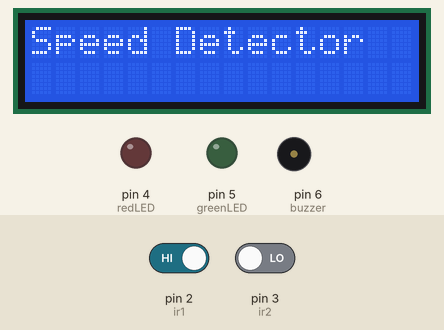
A sketch run on a simulated Arduino Uno, built with avr-gcc and run on an emulated ATmega328P. On the bench: 16×2 character LCD, output pins drawn as LEDs (lit = HIGH), buzzer (waves = sounding, pin HIGH). Inputs (shaded band) come from the test bench; at power-on: pin 2 (ir1) HIGH, pin 3 (ir2) LOW. What the sketch prints to the serial monitor is not drawn.

Above: at 1.2 s.
1.3 s: pin 2 (ir1) driven LOW
At 2.2 s:
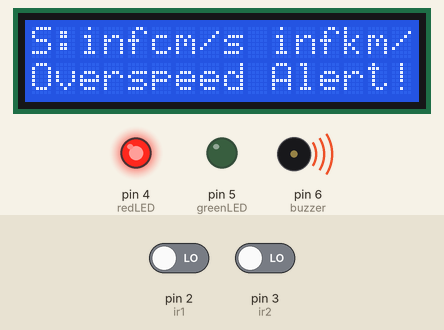
At 3.7 s:
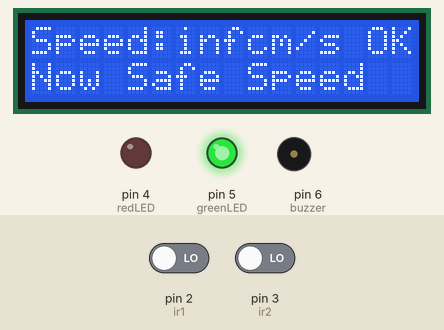
4.3 s: pin 2 (ir1) driven HIGH
At 7.8 s:
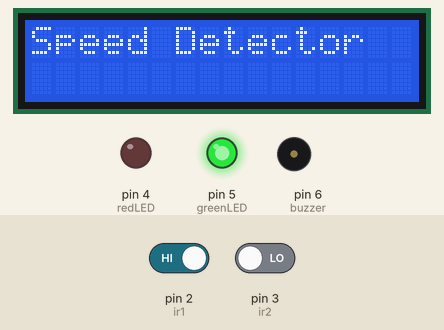
Timing chart, 0 to 9.3 s (numbered marks = the images above; inputs shaded):
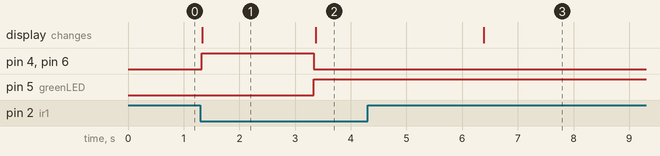

Measured:
- after the input at 1.3 s, pin 4 (redLED), pin 6 (buzzer): LOW → HIGH at once, → LOW 2.0 s later; pin 5 (greenLED): LOW → HIGH after 2.0 s; the display: changes at once (image 1)
- after the input at 4.3 s, pin 4 (redLED), pin 6 (buzzer): stays LOW (without the input it goes to HIGH after 2.1 s); pin 5 (greenLED): stays HIGH (without the input it goes to LOW after 2.1 s)
- what the display in image 1 shows lasts 2.1 s, from 1.3 s to 3.4 s

The sketch:

Speed_Detection_System.ino
```cpp
#include <Wire.h>
#include <LiquidCrystal_I2C.h>

const int ir1 = 2;
const int ir2 = 3;
const int redLED = 4;
const int greenLED = 5;
const int buzzer = 6;

float distance_cm = 10.0;
float speedLimit_cmps = 30.0;

unsigned long startTime, endTime;

LiquidCrystal_I2C lcd(0x27, 16, 2); // Change to 0x3F if needed

void setup() {
  pinMode(ir1, INPUT);
  pinMode(ir2, INPUT);
  pinMode(redLED, OUTPUT);
  pinMode(greenLED, OUTPUT);
  pinMode(buzzer, OUTPUT);
  Serial.begin(9600);

  lcd.init();
  lcd.backlight();
  lcd.setCursor(0, 0);
  lcd.print("Speed Detector");
}

void loop() {
  if (digitalRead(ir1) == LOW) {
    startTime = millis();

    while (digitalRead(ir2) == HIGH); // Wait until object reaches second sensor

    endTime = millis();
    float time_sec = (endTime - startTime) / 1000.0;

    float speed_cmps = distance_cm / time_sec;
    float speed_mps = speed_cmps / 100.0;
    float speed_kmph = speed_mps * 3.6;

    Serial.print("Speed: ");
    Serial.print(speed_cmps, 2);
    Serial.print(" cm/s | ");
    Serial.print(speed_kmph, 2);
    Serial.println(" km/h");

    lcd.clear();
    lcd.setCursor(0, 0);
    lcd.print("S:");
    lcd.print(speed_cmps, 0);
    lcd.print("cm/s ");
    lcd.print(speed_kmph, 1);
    lcd.print("km/h");

    lcd.setCursor(0, 1);

    if (speed_cmps > speedLimit_cmps) {
      digitalWrite(redLED, HIGH);
      digitalWrite(greenLED, LOW);
      digitalWrite(buzzer, HIGH); // Buzzer ON
      lcd.print("Overspeed Alert!");
      delay(2000);

      // Turn off red LED and buzzer, turn on green
      digitalWrite(redLED, LOW);
      digitalWrite(buzzer, LOW);  // Buzzer OFF
      digitalWrite(greenLED, HIGH);

      lcd.clear();
      lcd.setCursor(0, 0);
      lcd.print("Speed:");
      lcd.print(speed_cmps, 0);
      lcd.print("cm/s OK");
      lcd.setCursor(0, 1);
      lcd.print("Now Safe Speed");
    } else {
      digitalWrite(redLED, LOW);
      digitalWrite(buzzer, LOW);
      digitalWrite(greenLED, HIGH);
      lcd.print("Speed Normal   ");
    }

    delay(3000);
    lcd.clear();
    lcd.setCursor(0, 0);
    lcd.print("Speed Detector");
  }
}
```
